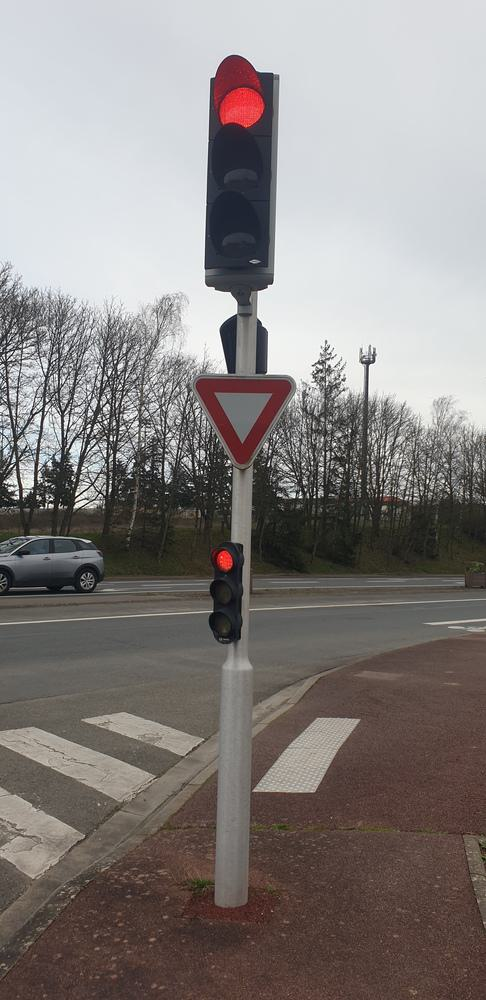
#> input picture train/images2/0005.jpg, 486 x 1000 px, given in place of 0003.jpg, which was not available
$ jupyter execute --allow-errors Untitled.ipynb   (text cells are left out)
#> lines starting #> are read from the running program, lines starting #| are printed output that depends on the picture; after the words box and inside, x2 and y2 are one past the last pixel; in counts of white or black regions, pixels touching at a corner belong together; pictures that were not available may be replaced by others from this repository, and a replacement may not be noted
[cell 1]
import pandas as pd
from skimage import io, color
from skimage.feature import hog
from sklearn import svm
from sklearn.preprocessing import LabelEncoder
import numpy as np
from PIL import Image
import os
import joblib

def load_images_and_labels(image_dir, label_dir):
    data = []
    labels = []
    columns = ['x1', 'y1', 'x2', 'y2', 'label']

    for filename in os.listdir(image_dir):
        if filename.endswith(".jpg"):
            image_path = os.path.join(image_dir, filename)
            csv_path = os.path.join(label_dir, filename[:-4] + ".csv")

            if not os.path.exists(csv_path):
                continue

            image = io.imread(image_path)
            if len(image.shape) > 2:
                image = color.rgb2gray(image)  # Convertir en niveaux de gris pour HOG

            df = pd.read_csv(csv_path, header=None, names=columns)
            for _, row in df.iterrows():
                label = row['label'].strip()
                if label == 'ff':
                    continue  # Ignorer les labels 'ff'

                if label == 'empty':
                    # Diviser l'image en 9 sous-images et utiliser chaque sous-image pour les cas 'empty'
                    height, width = image.shape
                    sub_images = [
                        image[:height//3, :width//3],
                        image[:height//3, width//3:2*width//3],
                        image[:height//3, 2*width//3:],
                        image[height//3:2*height//3, :width//3],
                        image[height//3:2*height//3, 2*width//3:],
                        image[2*height//3:, :width//3],
                    ]
                    for sub_image in sub_images:
                        sub_image_resized = Image.fromarray(sub_image).resize((100, 100))
                        hog_features = hog(np.array(sub_image_resized),orientations=16, pixels_per_cell=(8, 8),
                                           cells_per_block=(2, 2), visualize=False, feature_vector=True)
                        data.append(hog_features)
                        labels.append(label)  # Utiliser le label 'empty' pour chaque sous-image
                else:
                    x1, y1, x2, y2 = int(row['x1']), int(row['y1']), int(row['x2']), int(row['y2'])
                    if x1 >= x2 or y1 >= y2 or x1 < 0 or y1 < 0 or x2 > image.shape[1] or y2 > image.shape[0]:
                        continue
                    roi = image[y1:y2, x1:x2]
                    if roi.size == 0:
                        continue
                    roi_resized = Image.fromarray(roi).resize((100, 100))  # S'assurer que le redimensionnement est correct
                    roi_array = np.array(roi_resized)
                    hog_features = hog(roi_array,orientations=16, pixels_per_cell=(8, 8),
                                           cells_per_block=(2, 2), visualize=False, feature_vector=True)
                    data.append(hog_features)
                    labels.append(label)  # Utiliser le label spécifique du panneau

    return np.array(data, dtype='float64'), np.array(labels)  # Les labels seront convertis séparément

# Chemins vers les dossiers d'images et de labels
image_dir = 'train/images2'
label_dir = 'train/labels2'

# Charger les données
features, target = load_images_and_labels(image_dir, label_dir)

# Encoder les labels
label_encoder = LabelEncoder()
target_encoded = label_encoder.fit_transform(target)

# Création et entraînement du SVM avec probability=True
clf = svm.SVC(kernel='linear', probability=True)
#> (the rest of this cell did not finish here and is left out)

[cell 2]
# [122 lines left out: function detect_and_display_shapes, not called in this run]

[cell 3]
from PIL import Image, ImageDraw
import numpy as np
from skimage.feature import hog
from skimage.transform import pyramid_gaussian
from collections import defaultdict
from joblib import Parallel, delayed
import matplotlib.pyplot as plt
from skimage import io, color, measure, filters, morphology, feature
from sklearn.preprocessing import LabelEncoder
from sklearn.svm import SVC

# Fonction pour préparer les données HOG avec les coordonnées
def prepare_data(image, box):
    x1, y1, x2, y2 = box
    patch = image.crop((x1, y1, x2, y2))
    patch_resized = patch.resize((100, 100))  # Redimensionner à 100x100 pour correspondre au modèle entraîné
    patch_array = np.array(patch_resized)
    # Convertir l'image en niveaux de gris si elle est en couleur
    if patch_array.ndim == 3:
        patch_array = np.mean(patch_array, axis=2)
    hog_features = hog(patch_array, orientations=16, pixels_per_cell=(8, 8),
                       cells_per_block=(2, 2), visualize=False, feature_vector=True)
    return hog_features

# Fonction pour faire glisser la fenêtre
def sliding_window(image, step_size, window_size):
    for y in range(0, image.height - window_size[1] + 1, step_size):
        for x in range(0, image.width - window_size[0] + 1, step_size):
            yield (x, y, x + window_size[0], y + window_size[1])
def detect_with_fixed_window(image, win_size, step_size, confidence_threshold, clf, label_encoder):
    detections = []
    for (i, resized) in enumerate(pyramid_gaussian(np.array(image), downscale=1.5, max_layer=4)):
        resized_image = Image.fromarray((resized * 255).astype(np.uint8))
        boxes = list(sliding_window(resized_image, step_size, win_size))
        results = Parallel(n_jobs=-1)(delayed(detect_single_window)(resized_image, box, clf, label_encoder, confidence_threshold) for box in boxes)
        results = [r for r in results if r is not None]

        for max_proba, predicted_label, (x1, y1, x2, y2) in results:
            # Ajuster les coordonnées à l'échelle originale
            scale_factor = 1.5 ** i
            original_x1 = int(x1 * scale_factor)
            original_y1 = int(y1 * scale_factor)
            original_x2 = int(x2 * scale_factor)
            original_y2 = int(y2 * scale_factor)

            # Stocker la détection
            detections.append((max_proba, predicted_label, original_x1, original_y1, original_x2, original_y2))

    return detections
# [49 lines left out: functions does_box_enclose, does_box_enclose, are_boxes_too_close, filter_traffic_lights, is_close, not called in this run]

def detect_signs_in_image(image_path, clf, label_encoder, confidence_threshold=0.4):
#> called with image_path = 'train/images/0003.jpg', confidence_threshold = 0.4
    try:
        # Charger l'image
        image = Image.open(image_path).convert('RGB')
#> image is the input picture: PIL image 486x1000 RGB; mean R, G, B 135, 129.7, 127.7

        # Détection avec des carrés 64x64
        detections_64x64 = detect_with_fixed_window(image, (64, 64), 64, confidence_threshold, clf, label_encoder)
#> the loop in detect_with_fixed_window, `for (i, resized) in enumerate(pyramid_gaussian(np.array(image), downsc..` made 1 pass
#> pass 1, in prepare_data, `patch = image.crop((x1, y1, x2, y2))`:
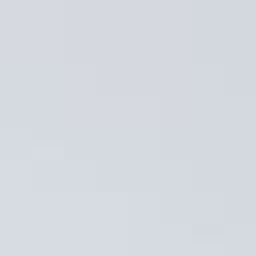
#> patch: PIL image 64x64 RGB (shown 4 times larger); mean R, G, B 213.1, 217.5, 223.9
#> after the loop in detect_with_fixed_window, `for (i, resized) in enumerate(pyramid_gaussian(np.array(image), downsc..`: detections = []

        # Détection avec des fenêtres 64x128
        detections_64x128 = detect_with_fixed_window(image, (64, 128), 64, confidence_threshold, clf, label_encoder)

        # Stocker les résultats
        all_detections = detections_64x64 + detections_64x128

        # Filtrer les boîtes englobantes et conserver celles avec la meilleure précision
        all_detections = filter_enclosing_boxes(all_detections)

        bboxes = []
        bboxes_confidences = defaultdict(list)

        for max_proba, predicted_label, x1, y1, x2, y2 in all_detections:
            bboxes.append(((x1, y1, x2, y2), predicted_label))
            bboxes_confidences[(x1, y1, x2, y2)].append(max_proba)

        # Filtrer les détections avec une confiance supérieure à 65%
        filtered_bboxes = [(bbox, label) for bbox, label in bboxes if max(bboxes_confidences[bbox]) >= 0.65]

        # Filtrer les détections conflictuelles pour les feux de signalisation
        final_bboxes = []
        traffic_light_detections = []
        for bbox, label in filtered_bboxes:
            if label in ['frouge', 'forange', 'fvert']:
                traffic_light_detections.append((max(bboxes_confidences[bbox]), label, bbox[0], bbox[1], bbox[2], bbox[3]))
            else:
                final_bboxes.append((bbox, label))


        # Limiter les détections de feux de signalisation à 2 et filtrer par proximité
        selected_traffic_lights = filter_traffic_lights(traffic_light_detections, max_lights=2, confidence_threshold=0.75)
        final_bboxes.extend([(det[2:], det[1]) for det in selected_traffic_lights])

        # Éliminer les boîtes englobantes trop proches ou englobées
        final_bboxes_filtered = []

        for bbox, label in final_bboxes:
            if not any(does_box_enclose(existing_bbox, bbox) or does_box_enclose(bbox, existing_bbox) for existing_bbox, existing_label in final_bboxes_filtered if existing_label == label):
                final_bboxes_filtered.append((bbox, label))
            else:
                # Trouver et comparer les confiances
                for i, (existing_bbox, existing_label) in enumerate(final_bboxes_filtered):
                    if existing_label == label and (does_box_enclose(existing_bbox, bbox) or does_box_enclose(bbox, existing_bbox)):
                        if max(bboxes_confidences[bbox]) > max(bboxes_confidences[existing_bbox]):
                            final_bboxes_filtered[i] = (bbox, label)
                        break

        final_bboxes = final_bboxes_filtered

        # Trouver la boîte avec la plus grande valeur de prédiction
        if final_bboxes:
            best_bbox = max(bboxes_confidences.items(), key=lambda item: max(item[1]))
            best_label = [label for bbox, label in final_bboxes if bbox == best_bbox[0]][0]
            result_phrase = f"L'image contient à priori le panneau {best_label} avec la plus grande valeur de confiance ({max(best_bbox[1]):.2f})."
        else:
            result_phrase = "Aucun panneau détecté avec une confiance suffisante."

        predicted_signs = list(set([label for _, label in final_bboxes]))

        return predicted_signs, final_bboxes, bboxes_confidences, result_phrase
    except Exception as e:
        print(f"Erreur dans detect_signs_in_image: {e}")
        return [], [], defaultdict(list), "La détection a échoué."


# [22 lines left out: functions generate_result_phrases, is_contained, get_detected_sign_bounding_boxes, not called in this run]

[cell 4]
# [15 lines left out: function filter_enclosing_boxes, not called in this run]

[cell 5]
import re

def detect_single_window(image, box, clf, label_encoder, confidence_threshold):
    hog_features = prepare_data(image, box)
    probabilities = clf.predict_proba([hog_features])[0]
    max_proba = np.max(probabilities)
    if max_proba >= confidence_threshold:
        prediction = np.argmax(probabilities)
        predicted_label = label_encoder.inverse_transform([prediction])[0]
        if predicted_label != 'empty':
            return max_proba, predicted_label, box
    return None


# [19 lines left out: function compare_predictions_with_annotations, not called in this run]
def generate_result_phrases(final_bboxes, bboxes_confidences):
    result_phrases = []
    for bbox, label in final_bboxes:
        confidences = bboxes_confidences[bbox]
        max_confidence = max(confidences) * 100  # Convertir en pourcentage
        x1, y1, x2, y2 = bbox
        phrase = f"Panneau: {label}, Confiance: {max_confidence:.2f}%, Coordonnées: ({x1}, {y1}), ({x2}, {y2})"
        result_phrases.append(phrase)
    return result_phrases

def detect_and_display_shapes(image_path, clf, label_encoder, confidence_threshold=0.4):
#> called with image_path = 'train/images/0003.jpg', confidence_threshold = 0.4
    image = io.imread(image_path)
    image_gray = color.rgb2gray(image)
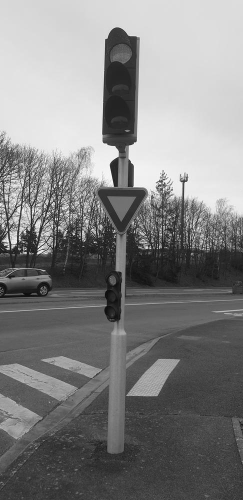
#> image_gray: shape (1000, 486) float64 (shown at 1/2 size); min 0, max 1, mean 0.512
    thresh = filters.threshold_otsu(image_gray)
#> thresh = 0.568
    bw = morphology.closing(image_gray > thresh, morphology.square(3))
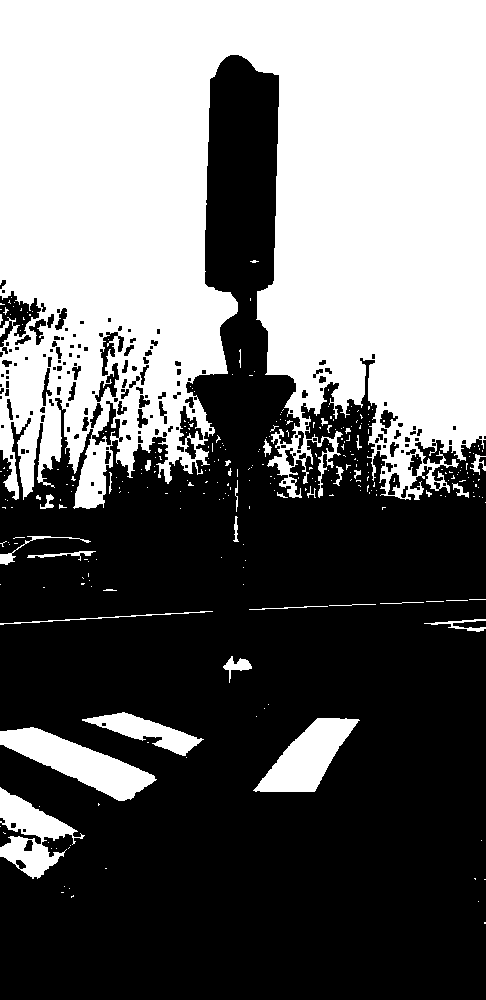
#> bw: shape (1000, 486) bool; 42.5% white; 291 white regions (257 under 20 px), largest, box (x1, y1, x2, y2) and area: (0, 0, 486, 509) 189344, (0, 727, 157, 801) 4748, (253, 718, 360, 792) 3916
    cleared = morphology.remove_small_objects(bw, 20)
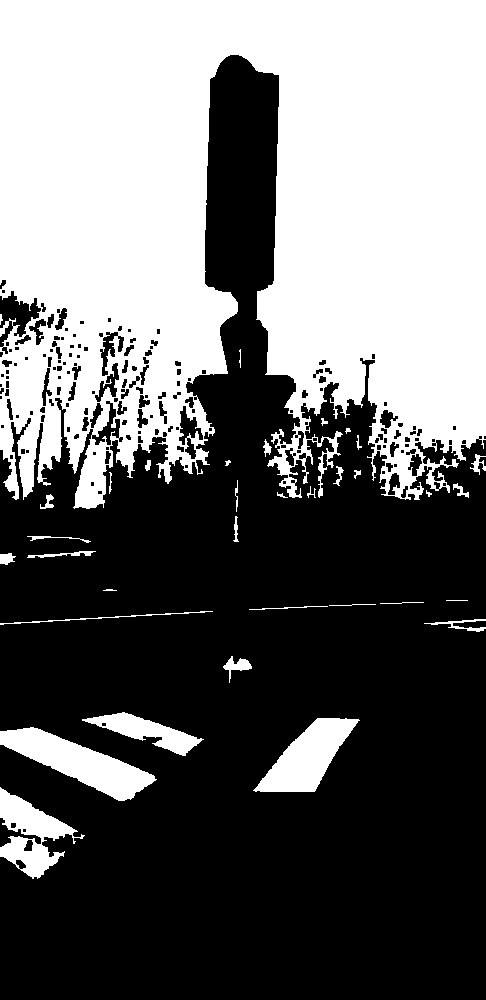
#> cleared: shape (1000, 486) bool; 42.3% white; 35 white regions, largest, box (x1, y1, x2, y2) and area: (0, 0, 486, 509) 189277, (0, 727, 157, 801) 4748, (253, 718, 360, 792) 3916
    cleared = morphology.remove_small_holes(cleared, 20)
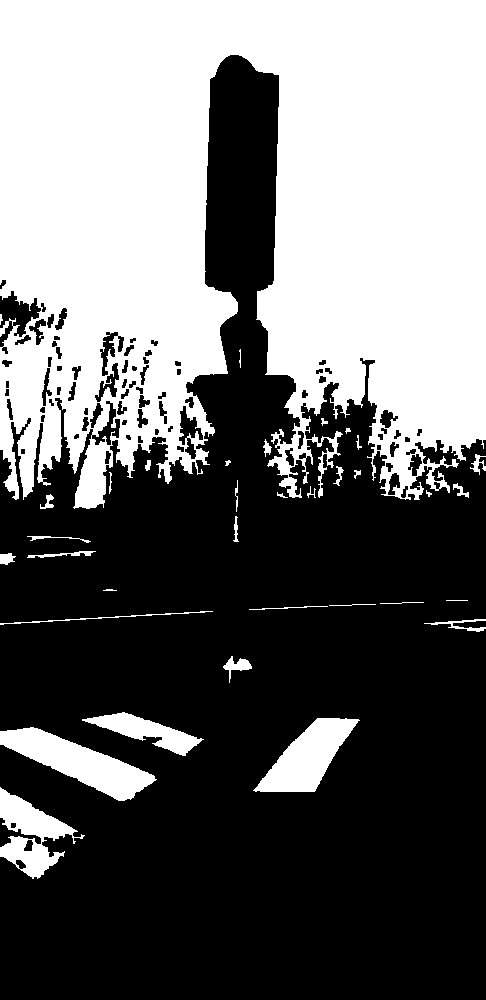
#> cleared: shape (1000, 486) bool; 42.5% white; 35 white regions, largest, box (x1, y1, x2, y2) and area: (0, 0, 486, 509) 190391, (0, 727, 157, 801) 4748, (253, 718, 360, 792) 3916
    edges = feature.canny(image_gray, sigma=2.0)
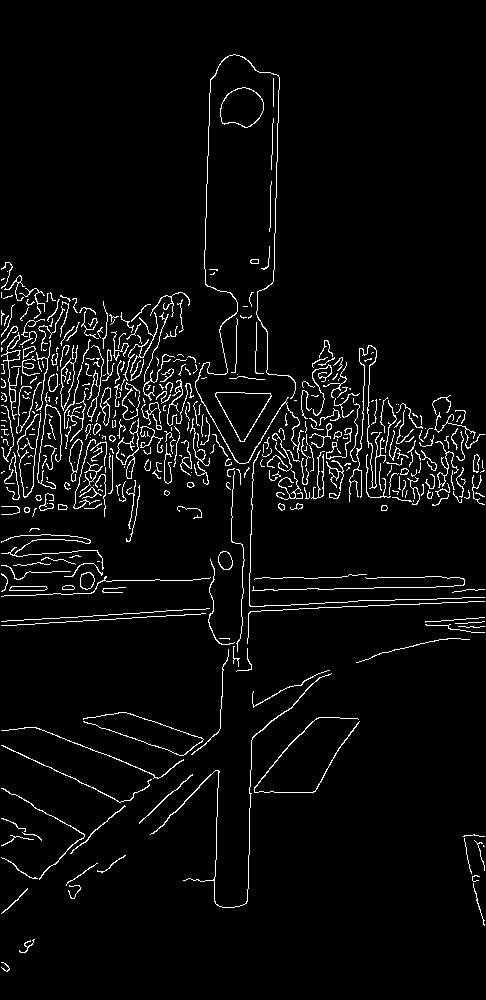
#> edges: shape (1000, 486) bool; 4.2% white in thin lines or dots
    filled_edges = morphology.binary_closing(edges, morphology.square(3))
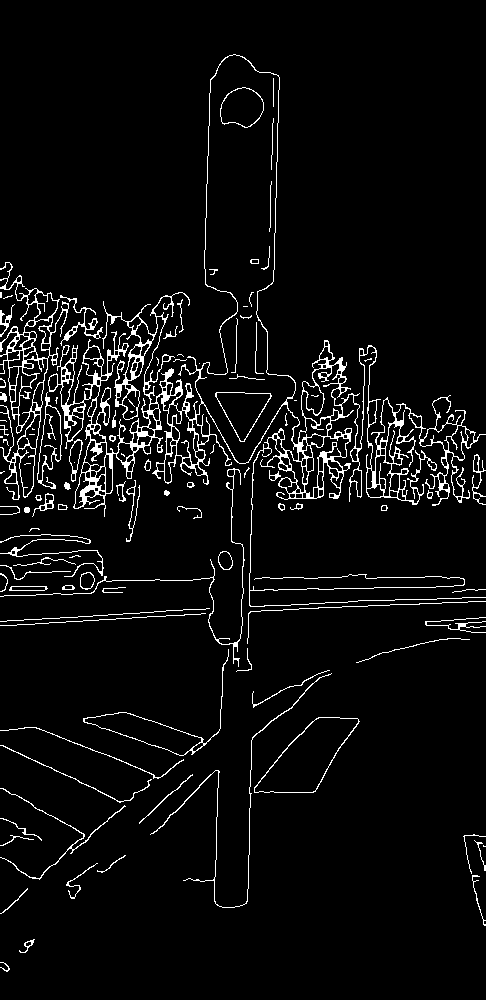
#> filled_edges: shape (1000, 486) bool; 4.9% white in thin lines or dots
    label_image = measure.label(filled_edges)
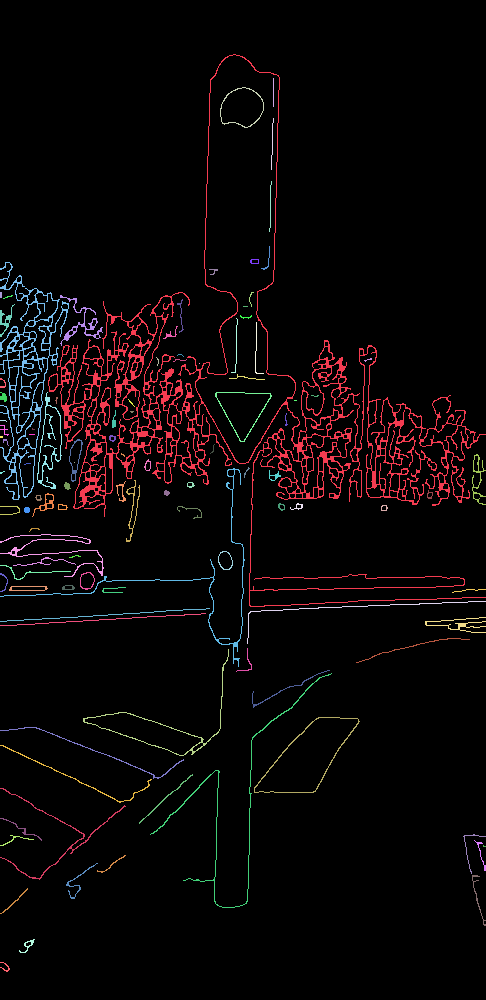
#> label_image: shape (1000, 486) int32; 108 distinct labels, from 0 to 107; one colour per label, 0 black

    all_detections = []

    for region in measure.regionprops(label_image):
        if region.area < 100:
            continue

        minr, minc, maxr, maxc = region.bbox
        box = (minc, minr, maxc, maxr)
        hog_features = prepare_data(Image.fromarray(image), box)
        probabilities = clf.predict_proba([hog_features])[0]
        max_proba = np.max(probabilities)

        if max_proba >= confidence_threshold:
            prediction = np.argmax(probabilities)
            predicted_label = label_encoder.inverse_transform([prediction])[0]
            if predicted_label != 'empty':
                all_detections.append((max_proba, predicted_label, minc, minr, maxc, maxr))
#> this loop made 1 pass
#> (minr, minc, maxr, maxc, x1 in prepare_data, y1 in prepare_data, x2 in prepare_data, y2 in prepare_data) on pass 1: (54, 48, 607, 486, 48, 54, 486, 607)
#> after the loop, all_detections = []
#> (the rest of the program and of its run is left out)
